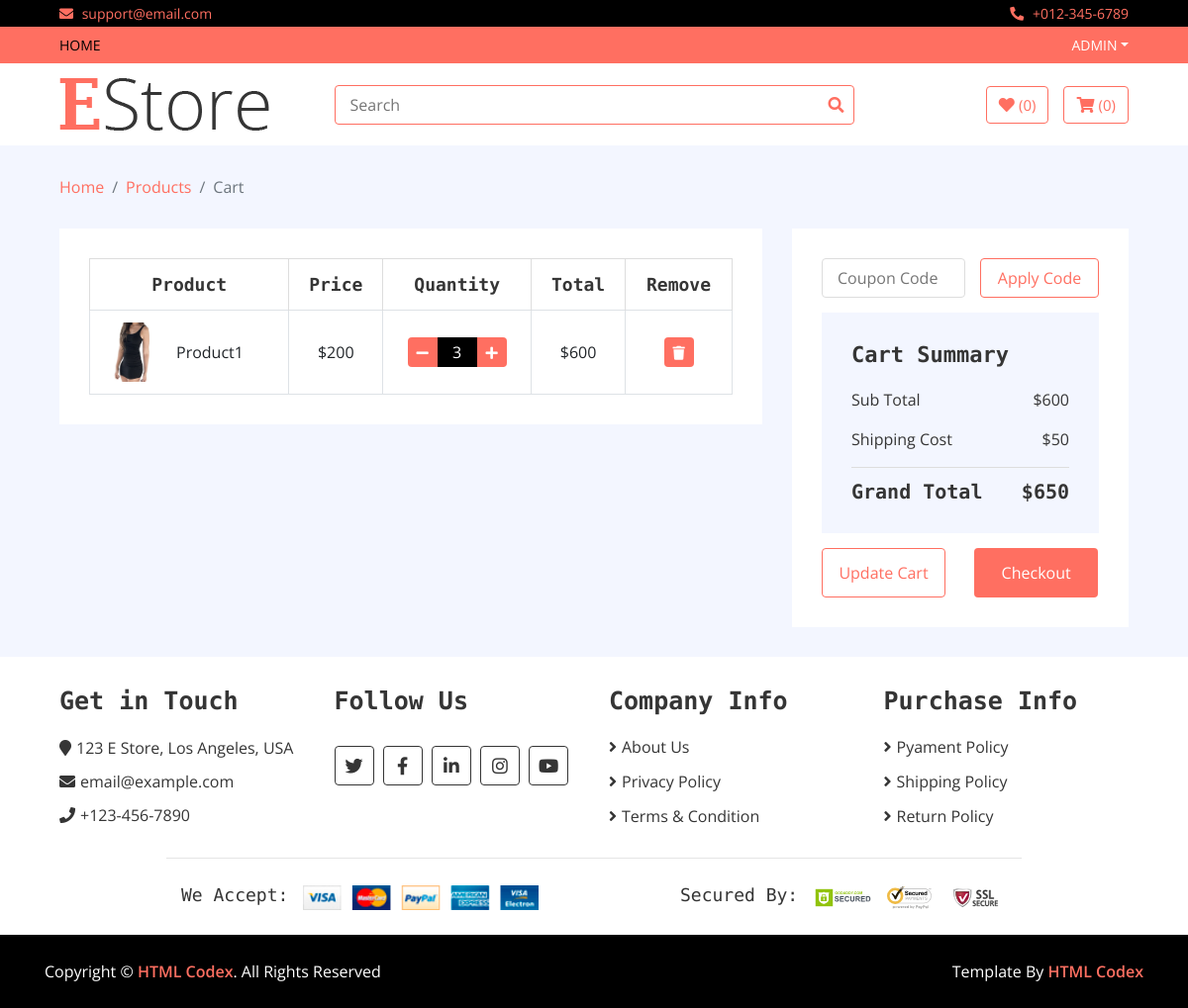
Before: /cart (signed in) with the older database file.
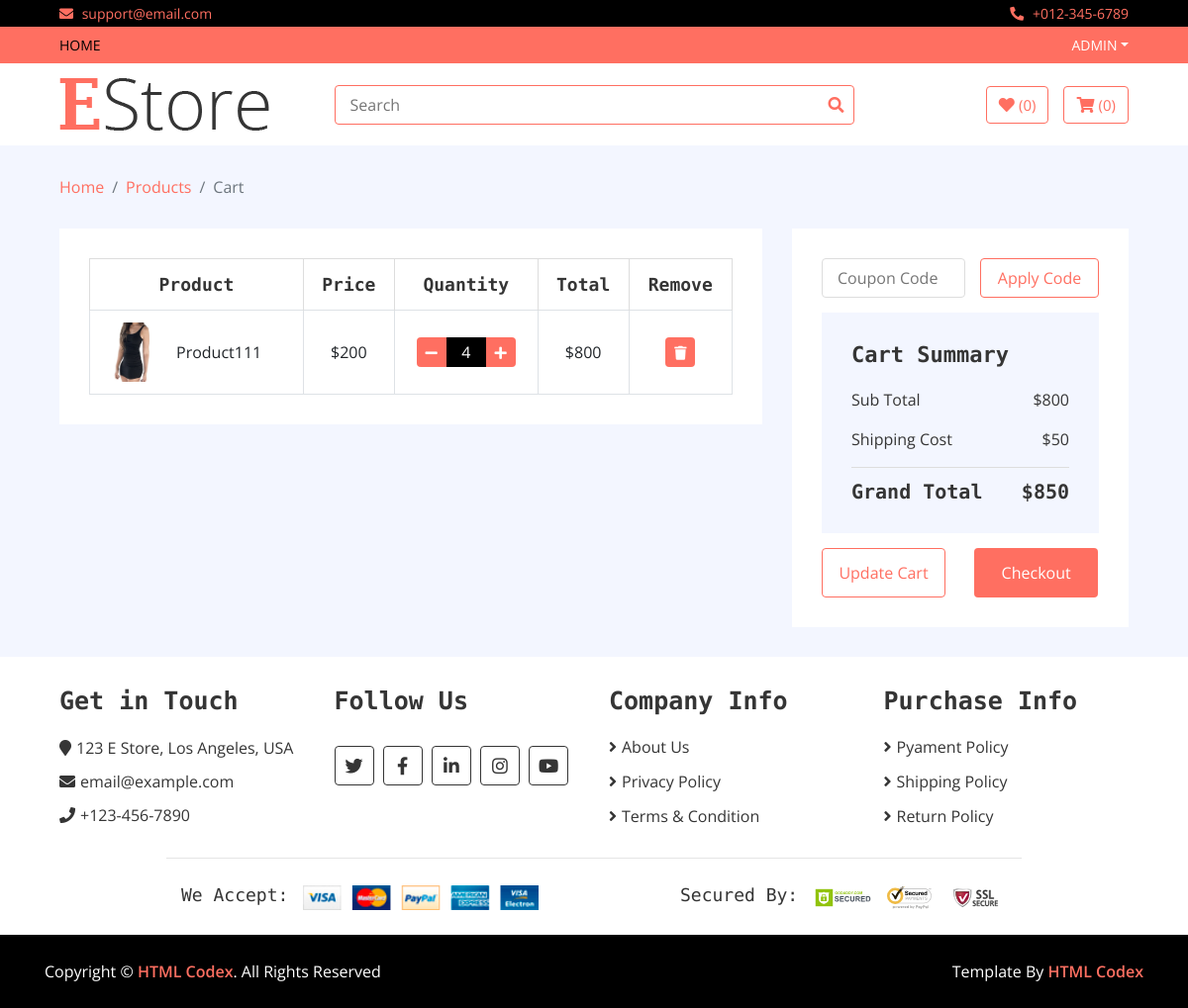
After: the same page with the newer database file.
### home/models.py (models this page shows, shortened)
class Cart(models.Model):
    name = models.CharField(max_length=300)
    price = models.IntegerField()
    quantity = models.IntegerField()
    total = models.IntegerField()
    slug = models.SlugField(max_length=500)
    product = models.ForeignKey(Product, on_delete=models.CASCADE)
    checkout = models.BooleanField(default=False)

class Product(models.Model):
    name =models.CharField(max_length=300)
    price = models.IntegerField()
    discounted_price = models.IntegerField()
    image = models.ImageField(upload_to='media')
    description = models.TextField(blank = True)
    specification = models.TextField(blank = True)
    slug = models.TextField(unique = True)
    category = models.ForeignKey(Category, on_delete=models.CASCADE)
    brand = models.ForeignKey(Brand, on_delete=models.CASCADE)
    stock = models.CharField(max_length=100, choices=STOCK)
    labels = models.CharField(max_length=100,choices=LABELS)
    class Meta:
        ordering = ("id","name",'price','category','brand')

### home/views.py (the view)
# urls.py: path("cart", CartView.as_view(), name = 'cart'),
class CartView(BaseView):
    def get(self,request):
        total_price = 0
        username = request.user.username
        self.views['cart_products'] = Cart.objects.filter(name = username, checkout = False)
        for i in Cart.objects.filter(name = username, checkout = False):
            total_price = total_price + i.total
        self.views['total_price'] = total_price
        self.views['delivery_charge'] = 50
        self.views['all_total_price'] = total_price + self.views['delivery_charge']
        return render(request,'cart.html',self.views)

### templates/cart.html
{% extends 'base.html' %}
{% load static %}
{% block content %}
        <div class="breadcrumb-wrap">
            <div class="container-fluid">
                <ul class="breadcrumb">
                    <li class="breadcrumb-item"><a href="#">Home</a></li>
                    <li class="breadcrumb-item"><a href="#">Products</a></li>
                    <li class="breadcrumb-item active">Cart</li>
                </ul>
            </div>
        </div>
        <div class="cart-page">
            <div class="container-fluid">
                <div class="row">
                    <div class="col-lg-8">
                        <div class="cart-page-inner">
                            <div class="table-responsive">
                                <table class="table table-bordered">
                                    <thead class="thead-dark">
                                        <tr>
                                            <th>Product</th>
                                            <th>Price</th>
                                            <th>Quantity</th>
                                            <th>Total</th>
                                            <th>Remove</th>
                                        </tr>
                                    </thead>
                                    <tbody class="align-middle">
                                    {% for cart in cart_products %}
                                        <tr>
                                            <td>
                                                <div class="img">
                                                    <a href="#"><img src="{{cart.product.image.url}}" alt="Image"></a>
                                                    <p>{{cart.product.name}}</p>
                                                </div>
                                            </td>
                                            <td>${{cart.price}}</td>
                                            <td>
                                                <div class="qty">
                                                    <a href = "reduce_quantity/{{cart.slug}}"><button class="btn-minus"><i class="fa fa-minus"></i></button></a>
                                                    <input type="text" value="{{cart.quantity}}">
                                                    <a href = "/add_to_cart/{{cart.slug}}"><button class="btn-plus"><i class="fa fa-plus"></i></button></a>
                                                </div>
                                            </td>
                                            <td>${{cart.total}}</td>
                                            <td><a href = "delete_cart/{{cart.slug}}"><button><i class="fa fa-trash"></i></button></a></td>
                                        </tr>
                                    {% endfor %}
                                    </tbody>
                                </table>
                            </div>
                        </div>
                    </div>
                    <div class="col-lg-4">
                        <div class="cart-page-inner">
                            <div class="row">
                                <div class="col-md-12">
                                    <div class="coupon">
                                        <input type="text" placeholder="Coupon Code">
                                        <button>Apply Code</button>
                                    </div>
                                </div>
                                <div class="col-md-12">
                                    <div class="cart-summary">
                                        <div class="cart-content">
                                            <h1>Cart Summary</h1>
                                            <p>Sub Total<span>${{total_price}}</span></p>
                                            <p>Shipping Cost<span>${{delivery_charge}}</span></p>
                                            <h2>Grand Total<span>${{all_total_price}}</span></h2>
                                        </div>
                                        <div class="cart-btn">
                                            <button>Update Cart</button>
                                            <button>Checkout</button>
                                        </div>
                                    </div>
                                </div>
                            </div>
                        </div>
                    </div>
                </div>
            </div>
        </div>
        {% endblock %}

### templates/base.html (shortened to what this page needs)
<!DOCTYPE html>
{% load static %}
<html lang="en">
    <head>
        <link href="https://stackpath.bootstrapcdn.com/bootstrap/4.4.1/css/bootstrap.min.css" rel="stylesheet">
        <link href="https://cdnjs.cloudflare.com/ajax/libs/font-awesome/5.10.0/css/all.min.css" rel="stylesheet">
        <link href="{% static 'lib/slick/slick.css' %}" rel="stylesheet">
        <link href="{% static 'lib/slick/slick-theme.css' %}" rel="stylesheet">
        <link href="{% static 'css/style.css' %}" rel="stylesheet">
    </head>
    <body>
        <div class="top-bar">
            <div class="container-fluid">
                <div class="row">
                    <div class="col-sm-6">
                        <i class="fa fa-envelope"></i>
                        support@email.com
                    </div>
                    <div class="col-sm-6">
                        <i class="fa fa-phone-alt"></i>
                        +012-345-6789
                    </div>
                </div>
            </div>
        </div>
        <div class="nav">
            <div class="container-fluid">
                <nav class="navbar navbar-expand-md bg-dark navbar-dark">
                    <div class="collapse navbar-collapse justify-content-between" id="navbarCollapse">
                        <div class="navbar-nav mr-auto">
                            <a href="index.html" class="nav-item nav-link active">Home</a>
                        </div>
                        {% if user.is_authenticated %}
                        <div class="navbar-nav ml-auto">
                            <div class="nav-item dropdown">
                                <a href="#" class="nav-link dropdown-toggle" data-toggle="dropdown">{{user.username}}</a>
                            </div>
                        </div>
                        {% endif %}
                    </div>
                </nav>
            </div>
        </div>
        <div class="bottom-bar">
            <div class="container-fluid">
                <div class="row align-items-center">
                    <div class="col-md-3">
                        <div class="logo">
                            <a href="index.html">
                                <img src="img/logo.png" alt="Logo">
                            </a>
                        </div>
                    </div>
                    <div class="col-md-6">
                        <form method = "GET" action = '/search'>
                        <div class="search">
                            <input type="text" name = "search" placeholder="Search" required>
                            <button type = "submit"><i class="fa fa-search"></i></button>
                        </div>
                        </form>
                    </div>
                    <div class="col-md-3">
                        <div class="user">
                            <a href="wishlist.html" class="btn wishlist">
                                <i class="fa fa-heart"></i>
                                <span>(0)</span>
                            </a>
                            <a href="cart.html" class="btn cart">
                                <i class="fa fa-shopping-cart"></i>
                                <span>(0)</span>
                            </a>
                        </div>
                    </div>
                </div>
            </div>
        </div>
    {% block content %}
        {% endblock %}
        <div class="footer">
            <div class="container-fluid">
                <div class="row">
                    <div class="col-lg-3 col-md-6">
                        <div class="footer-widget">
                            <h2>Get in Touch</h2>
                            <div class="contact-info">
                                <p><i class="fa fa-map-marker"></i>123 E Store, Los Angeles, USA</p>
                                <p><i class="fa fa-envelope"></i>email@example.com</p>
                                <p><i class="fa fa-phone"></i>+123-456-7890</p>
                            </div>
                        </div>
                    </div>
                    <div class="col-lg-3 col-md-6">
                        <div class="footer-widget">
                            <h2>Follow Us</h2>
                            <div class="contact-info">
                                <div class="social">
                                    <a href=""><i class="fab fa-twitter"></i></a>
                                    <a href=""><i class="fab fa-facebook-f"></i></a>
                                    <a href=""><i class="fab fa-linkedin-in"></i></a>
                                    <a href=""><i class="fab fa-instagram"></i></a>
                                    <a href=""><i class="fab fa-youtube"></i></a>
                                </div>
                            </div>
                        </div>
                    </div>
                    <div class="col-lg-3 col-md-6">
                        <div class="footer-widget">
                            <h2>Company Info</h2>
                            <ul>
                                <li><a href="#">About Us</a></li>
                                <li><a href="#">Privacy Policy</a></li>
                                <li><a href="#">Terms & Condition</a></li>
                            </ul>
                        </div>
                    </div>
                    <div class="col-lg-3 col-md-6">
                        <div class="footer-widget">
                            <h2>Purchase Info</h2>
                            <ul>
                                <li><a href="#">Pyament Policy</a></li>
                                <li><a href="#">Shipping Policy</a></li>
                                <li><a href="#">Return Policy</a></li>
                            </ul>
                        </div>
                    </div>
                </div>
                <div class="row payment align-items-center">
                    <div class="col-md-6">
                        <div class="payment-method">
                            <h2>We Accept:</h2>
                            <img src="img/payment-method.png" alt="Payment Method" />
                        </div>
                    </div>
                    <div class="col-md-6">
                        <div class="payment-security">
                            <h2>Secured By:</h2>
                            <img src="img/godaddy.svg" alt="Payment Security" />
                            <img src="img/norton.svg" alt="Payment Security" />
                            <img src="img/ssl.svg" alt="Payment Security" />
                        </div>
                    </div>
                </div>
            </div>
        </div>
        <div class="footer-bottom">
            <div class="container">
                <div class="row">
                    <div class="col-md-6 copyright">
                        <p>Copyright &copy; <a href="https://htmlcodex.com">HTML Codex</a>. All Rights Reserved</p>
                    </div>
                    <div class="col-md-6 template-by">
                        <p>Template By <a href="https://htmlcodex.com">HTML Codex</a></p>
                    </div>
                </div>
            </div>
        </div>
    </body>
</html>

Changed rows visible on the page:
changed Cart: product.name "Product1" → "Product111"; quantity "3" → "4"; total "600" → "800"
Other visible differences:
{{ total_price }}: "600" → "800"
{{ all_total_price }}: "650" → "850"
